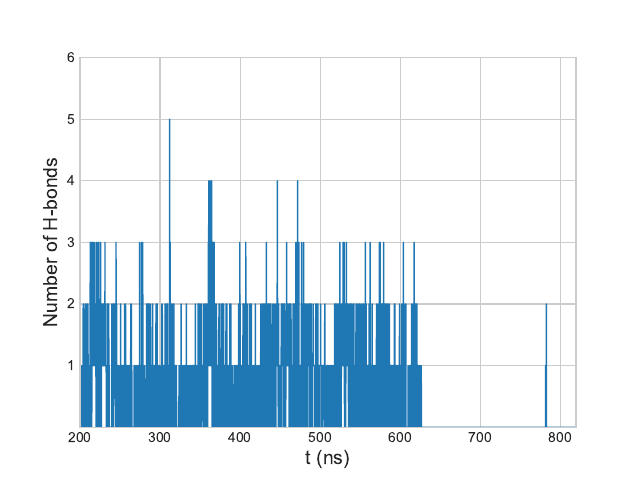

Write the Python code that produced this figure.
import matplotlib.pyplot as plt
from matplotlib import ticker

x, b = [], []

# finds the number of hydrogen bonds across binding interface of the peptides
with open("no_hbonds_n2n3new.xvg") as f:
    for line in f:
        cols = line.split()

        if len(cols) == 3:
            x.append(float(cols[0]))
            b.append(float(cols[1]))
            
# normalises values to 0 minimum
y = [i-3 for i in b]
print(sum(b)/len(b))
n = []
for i in b:
    if i > 0:
        n.append(i)
finding average across simulation
print(sum(n)/len(n))
# normalising to nanometres
l = [i * 0.001 for i in x]
# plots h bonds for each time step across simulation
plt.style.use('seaborn-whitegrid')
fig = plt.gcf()
ax1 = fig.add_subplot(111)
# ax1.set_title("Dimer system : P{a} and P{b} aggregation (all atom)".format(a=peptide_a, b=peptide_b))
ax1.set_xlabel('t (ns)', fontsize=14)
ax1.set_ylabel("Number of H-bonds", fontsize=14)
ax1.plot(l, b, c='tab:blue', linewidth=1, label="raw data")
#plt.ticklabel_format(style='sci', axis='x', scilimits=(0, 0))
#ax1.xaxis.major.formatter._useMathText = True
for axis in [ax1.yaxis]:
    axis.set_major_locator(ticker.MaxNLocator(prune='lower', integer=True))
plt.xlim(l[0], l[-1])
plt.ylim(0, 6)
fig = ax1.get_figure()
#fig.savefig('hbonds_n2n3.pdf')


plt.show()
